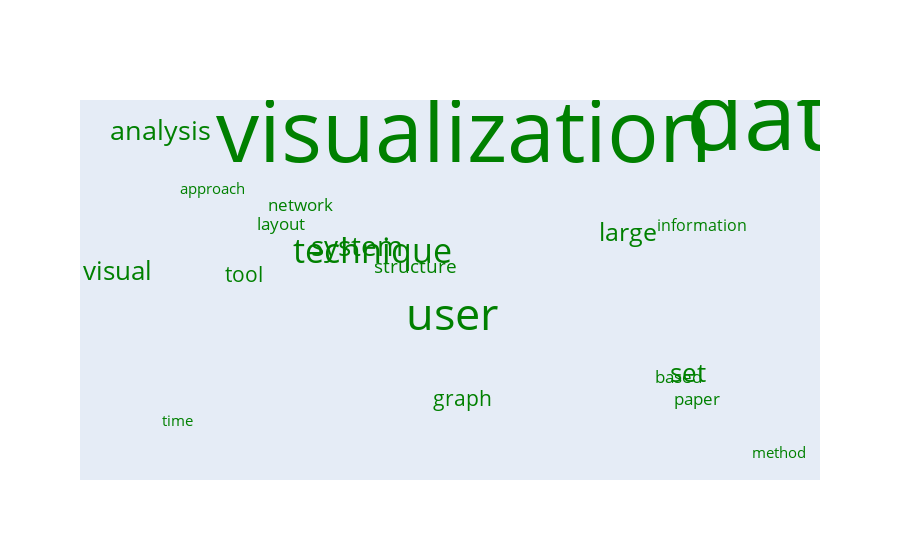

The notebook cell this image was saved under:
### Code cell
cluster_id = 2
value = 20
data = go.Scatter(
                             x=[random.random() for i in range(30)],
                             y=[random.random() for i in range(30)],
                             mode='text',
                             text=lda.get_top_n_word_probs_for_topic_i(cluster_id, value).Words,
                             marker={'opacity': 0.3},
                             textfont={'size': lda.get_top_n_word_probs_for_topic_i(cluster_id, value).Probabilities * 4000, 
                                   'color': lda.get_colors()[cluster_id]})
layout = go.Layout({'xaxis': {'showgrid': False, 'showticklabels': False, 'zeroline': False},
                                            'yaxis': {'showgrid': False, 'showticklabels': False, 'zeroline': False}})
figure = go.Figure(data=[data], layout=layout)
figure

### Figure 1 — Plotly figure (JSON) as saved in the notebook; plotly's stock layout.template omitted (floating-point values rounded to 4 significant figures)
{"data": [{"marker": {"opacity": 0.3}, "mode": "text", "text": ["method", "approach", "time", "information", "layout", "paper", "based", "network", "structure", "tool", "graph", "large", "set", "visual", "analysis", "system", "technique", "user", "visualization", "data"], "textfont": {"color": "green", "size": [14.67, 15.41, 15.49, 16.15, 16.84, 17.06, 17.4, 17.43, 19.05, 20.52, 20.55, 25.14, 25.86, 26.17, 26.53, 28.3, 33.57, 45.07, 86.37, 94.02]}, "type": "scatter", "x": [0.9862, 0.1477, 0.09553, 0.8712, 0.2483, 0.8646, 0.8371, 0.2774, 0.4473, 0.1932, 0.5175, 0.7615, 0.8506, 0.005887, 0.06977, 0.3607, 0.3846, 0.5011, 0.5194, 0.9915, 0.09575, 0.5074, 0.3575, 0.5651, 0.747, 0.4779, 0.2158, 0.2786, 0.1155, 0.4718], "y": [0.02988, 0.7387, 0.1167, 0.64, 0.6431, 0.1743, 0.2328, 0.6949, 0.531, 0.506, 0.173, 0.6203, 0.2417, 0.5145, 0.8912, 0.5816, 0.567, 0.3954, 0.8726, 0.9107, 0.6534, 0.9299, 0.5106, 0.03952, 0.7347, 0.7212, 0.4527, 0.4256, 0.01281, 0.1936]}], "layout": {"xaxis": {"showgrid": false, "showticklabels": false, "zeroline": false}, "yaxis": {"showgrid": false, "showticklabels": false, "zeroline": false}}}
